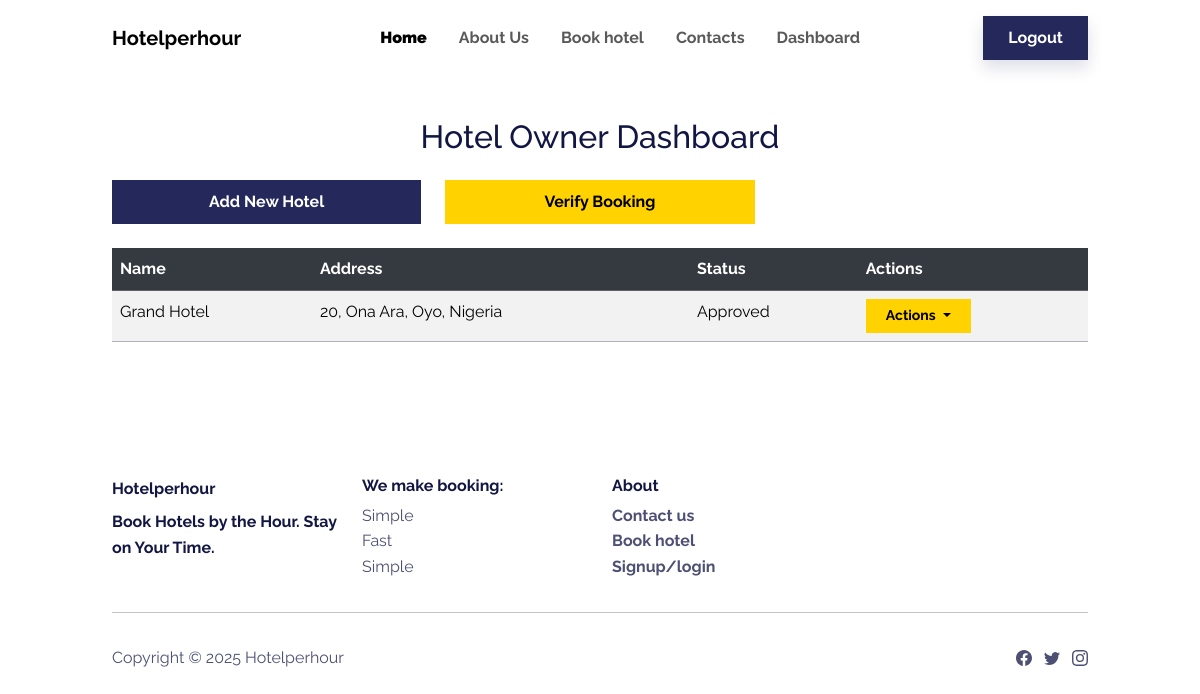
/hotels/dashboard/ (signed in), run on an earlier commit of the app's database.
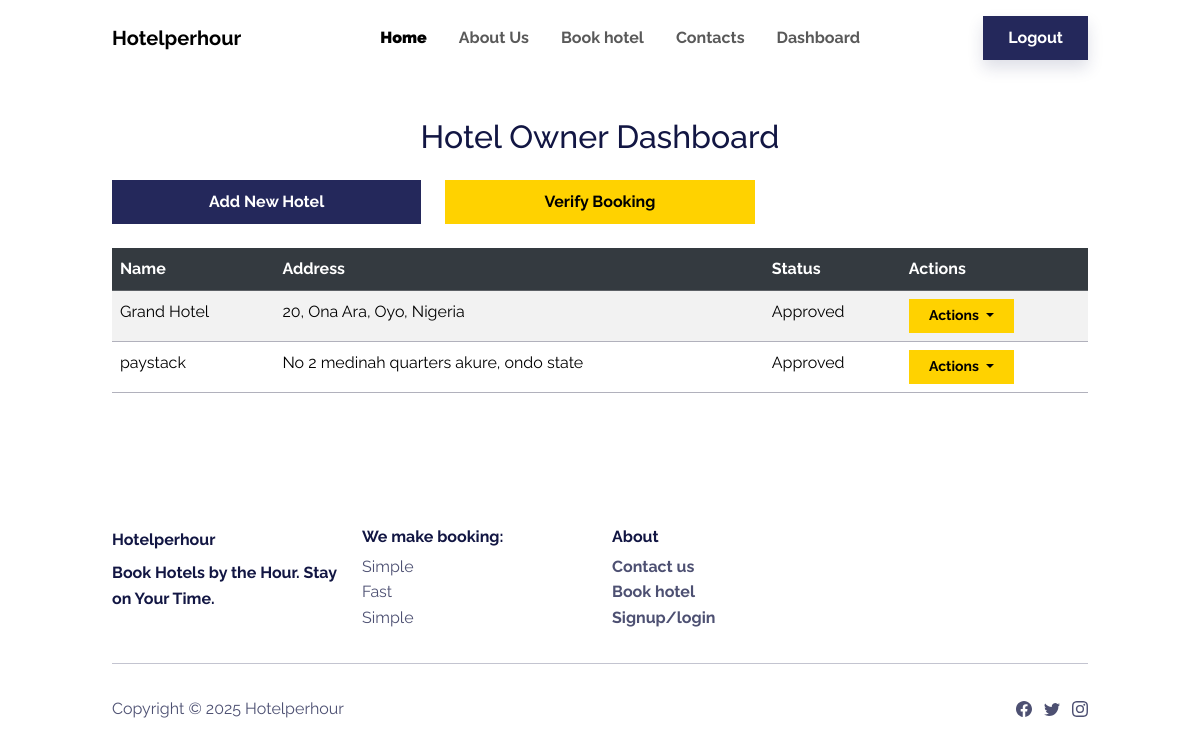
And on a later commit of the database.
### hotels/models.py (models this page shows, shortened)
class Hotel(models.Model):
    name = models.CharField(max_length=255)
    owner = models.ForeignKey(CustomUser, on_delete=models.CASCADE)
    address = models.CharField(max_length=255)
    hotel_phone = models.CharField(max_length=20, null=True, blank=True)
    hotel_email = models.EmailField(max_length=255, null=True, blank=True)
    description = models.TextField()
    image = models.ImageField(upload_to='hotels/images/', null=True, blank=True, default='images/default_hotel.jpg')
    latitude = models.FloatField(null=True, blank=True)
    longitude = models.FloatField(null=True, blank=True)
    is_approved = models.BooleanField(default=False)
    created_at = models.DateTimeField(auto_now_add=True)
    slug = models.SlugField(unique=True, blank=True)

### hotels/views.py (the view)
    def wrapper(request, *args, **kwargs):
        if not request.user.is_hotel_owner:
            return redirect('dashboard')
        return view_func(request, *args, **kwargs)

### hotels/views.py (called while the page is built)
def hotel_owner_required(view_func):
    def wrapper(request, *args, **kwargs):
        if not request.user.is_hotel_owner:
            return redirect('dashboard')
        return view_func(request, *args, **kwargs)
    return wrapper

@login_required
@hotel_owner_required
def hotel_dashboard(request):
    hotels = Hotel.objects.filter(owner=request.user)
    return render(request, 'hotels/hotel_dashboard.html', {'hotels': hotels})

### templates/hotels/hotel_dashboard.html (shortened to what this page needs)
{% extends 'base2.html' %}
{% load static %}
{% block content %}
<div class="container mt-5">
    <h2 class="mb-4 text-center">Hotel Owner Dashboard</h2>
    <div class="row mb-4">
        <div class="col-12 col-md-4 mb-3 mb-md-0">
            <a href="{% url 'hotel_create' %}" class="btn btn-primary w-100">Add New Hotel</a>
        </div>
        <div class="col-12 col-md-4 mb-3 mb-md-0">
            <a href="{% url 'verify_booking' %}" class="btn btn-secondary w-100">Verify Booking</a>
        </div>
    </div>
    <div class="table-responsive">
        <table class="table table-striped table-hover">
            <thead class="table-dark">
                <tr>
                    <th>Name</th>
                    <th>Address</th>
                    <th>Status</th>
                    <th>Actions</th>
                </tr>
            </thead>
            <tbody>
                {% for hotel in hotels %}
                <tr>
                    <td>{{ hotel.name }}</td>
                    <td>{{ hotel.address }}</td>
                    <td>{{ hotel.is_approved|yesno:"Approved,Pending" }}</td>
                    <td>
                        <div class="dropdown position-static">
                            <button class="btn btn-secondary dropdown-toggle btn-sm" type="button" data-bs-toggle="dropdown" aria-expanded="false">
                                Actions
                            </button>
                        </div>
                    </td>
                </tr>
                {% empty %}
                <tr>
                    <td colspan="4" class="text-center">No hotels yet. Add one now!</td>
                </tr>
                {% endfor %}
            </tbody>
        </table>
    </div>
</div>
{% endblock %}

What changed in the data, as far as the page shows it:
added Hotel: name "paystack", address "No 2 medinah quarters akure, ondo state", is_approved "Approved"
